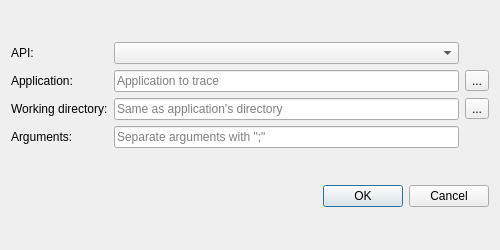
<?xml version="1.0" encoding="UTF-8"?>
<ui version="4.0">
 <class>TraceDialog</class>
 <widget class="QDialog" name="TraceDialog">
  <property name="geometry">
   <rect>
    <x>0</x>
    <y>0</y>
    <width>500</width>
    <height>250</height>
   </rect>
  </property>
  <property name="windowTitle">
   <string>Tracing</string>
  </property>
  <layout class="QVBoxLayout" name="verticalLayout">
   <item>
    <layout class="QGridLayout" name="gridLayout">
     <item row="2" column="0">
      <widget class="QLabel" name="label_4">
       <property name="text">
        <string>Working directory:</string>
       </property>
      </widget>
     </item>
     <item row="1" column="1">
      <widget class="QLineEdit" name="applicationEdit">
       <property name="placeholderText">
        <string>Application to trace</string>
       </property>
      </widget>
     </item>
     <item row="1" column="0">
      <widget class="QLabel" name="label">
       <property name="text">
        <string>Application:</string>
       </property>
      </widget>
     </item>
     <item row="0" column="1">
      <widget class="QComboBox" name="apiComboBox"/>
     </item>
     <item row="0" column="0">
      <widget class="QLabel" name="label_3">
       <property name="text">
        <string>API:</string>
       </property>
      </widget>
     </item>
     <item row="2" column="1">
      <widget class="QLineEdit" name="workingDirEdit">
       <property name="placeholderText">
        <string>Same as application's directory</string>
       </property>
      </widget>
     </item>
     <item row="3" column="0">
      <widget class="QLabel" name="label_2">
       <property name="text">
        <string>Arguments:</string>
       </property>
      </widget>
     </item>
     <item row="3" column="1">
      <widget class="QLineEdit" name="argumentsEdit">
       <property name="placeholderText">
        <string>Separate arguments with &quot;;&quot;</string>
       </property>
      </widget>
     </item>
     <item row="1" column="2">
      <widget class="QToolButton" name="browseButton">
       <property name="text">
        <string>...</string>
       </property>
      </widget>
     </item>
     <item row="2" column="2">
      <widget class="QToolButton" name="browseWorkingDirButton">
       <property name="text">
        <string>...</string>
       </property>
      </widget>
     </item>
    </layout>
   </item>
   <item>
    <widget class="QDialogButtonBox" name="buttonBox">
     <property name="orientation">
      <enum>Qt::Horizontal</enum>
     </property>
     <property name="standardButtons">
      <set>QDialogButtonBox::Cancel|QDialogButtonBox::Ok</set>
     </property>
    </widget>
   </item>
  </layout>
 </widget>
 <resources/>
 <connections>
  <connection>
   <sender>buttonBox</sender>
   <signal>accepted()</signal>
   <receiver>TraceDialog</receiver>
   <slot>accept()</slot>
   <hints>
    <hint type="sourcelabel">
     <x>248</x>
     <y>254</y>
    </hint>
    <hint type="destinationlabel">
     <x>157</x>
     <y>274</y>
    </hint>
   </hints>
  </connection>
  <connection>
   <sender>buttonBox</sender>
   <signal>rejected()</signal>
   <receiver>TraceDialog</receiver>
   <slot>reject()</slot>
   <hints>
    <hint type="sourcelabel">
     <x>316</x>
     <y>260</y>
    </hint>
    <hint type="destinationlabel">
     <x>286</x>
     <y>274</y>
    </hint>
   </hints>
  </connection>
 </connections>
</ui>
